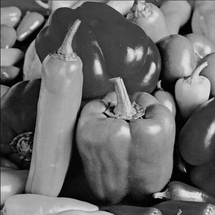
%> input picture Assingment 3/peppers.tif, 215 x 215 px, shrunk from 512 x 512 before the run
$ octave jrs488_assn3test.m   (GNU Octave 9; MATLAB toolbox functions it lacks are replaced by stand-ins)
%> lines starting %> are read from the running program, lines starting %| are printed output that depends on the picture
Pep = imread('peppers.tif'); %Read in image as unit8
%> Pep is the input picture: size 215x215 uint8; min 0, max 231, mean 104.3
Bab = imread('baboon.tif'); %Read in image as unit8
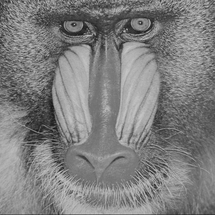
%> input picture Assingment 3/baboon.tif, 215 x 215 px, shrunk from 512 x 512 before the run
%> Bab is the input picture: size 215x215 uint8; min 21, max 200, mean 127.4
Barb = imread('Barbara.bmp'); %Read in image as unit8
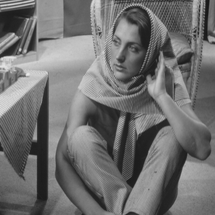
%> input picture Assingment 3/Barbara.bmp, 215 x 215 px, shrunk from 512 x 512 before the run
%> Barb is the input picture: size 215x215 uint8; min 23, max 234, mean 112.4

figure(1)

for I = 1:8
    for K = 8:-1:1
%> (the run ends here)
